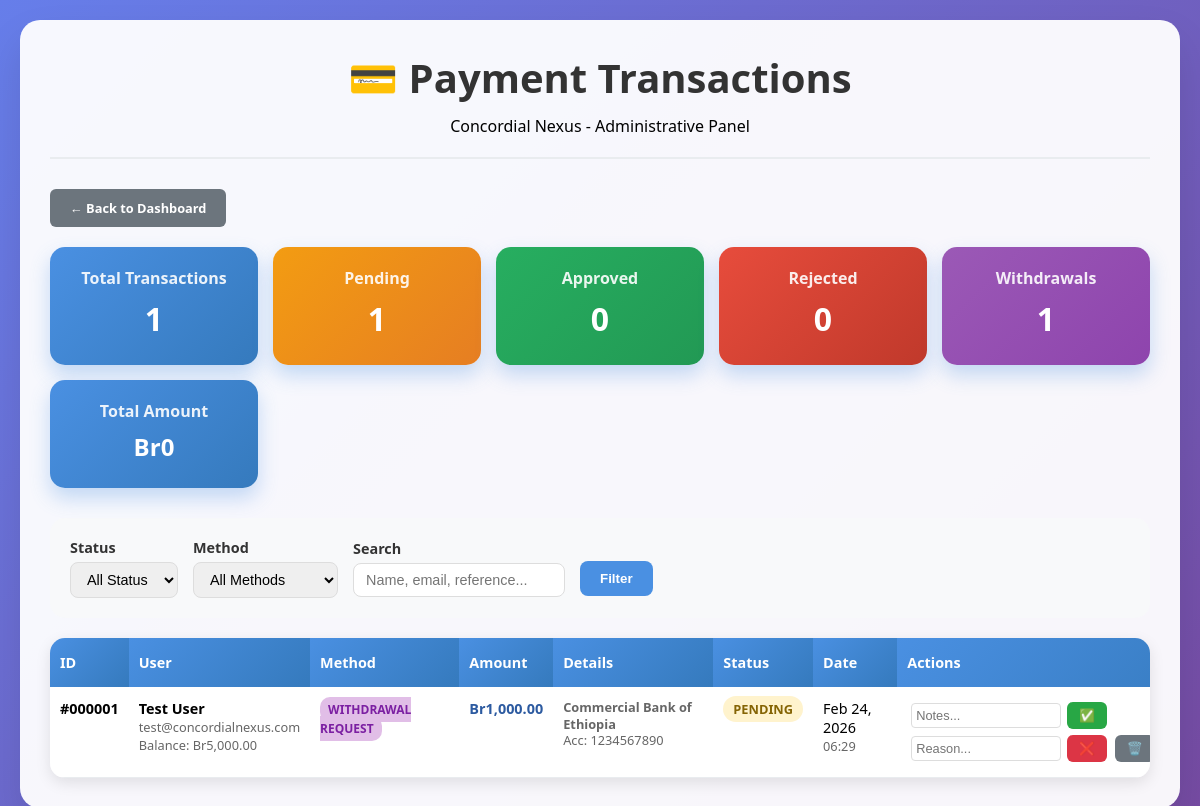
Screenshot of /payment-transactions-new.php (signed in) with the database file from the repository.
### tables this page shows
CREATE TABLE `payment_transactions` (
  `id` int(11) NOT NULL AUTO_INCREMENT,
  `user_id` int(11) NOT NULL,
  `payment_method` enum('mobile_banking','bank_transfer','digital_wallet','withdrawal_request') NOT NULL,
  
   
  `payment_service` varchar(50) NULL COMMENT 'CBE Birr, M-Birr, HelloCash, Amole',
  `mobile_number` varchar(20) NULL,
  
   
  `bank_name` varchar(100) NULL,
  `account_number` varchar(50) NULL,
  `account_holder` varchar(100) NULL,
  `branch_code` varchar(20) NULL,
  
   
  `amount` decimal(15,2) NOT NULL,
  `reference_number` varchar(100) NULL,
  `purpose` varchar(50) NULL COMMENT 'investment, trading, withdrawal, transfer, profit_withdrawal, investment_return, emergency, personal_use',
  
   
  `status` enum('pending','processing','completed','failed','cancelled') DEFAULT 'pending',
  `admin_notes` text NULL,
  `processed_by` int(11) NULL COMMENT 'Admin user ID who processed',
  `processed_at` timestamp NULL,
  
   
  `created_at` timestamp DEFAULT CURRENT_TIMESTAMP,
  `updated_at` timestamp DEFAULT CURRENT_TIMESTAMP ON UPDATE CURRENT_TIMESTAMP,
  
   
  FOREIGN KEY (`user_id`) REFERENCES `users`(`id`) ON DELETE CASCADE,
  FOREIGN KEY (`processed_by`) REFERENCES `users`(`id`) ON DELETE SET NULL,
  
   
  INDEX `idx_user_id` (`user_id`),
  INDEX `idx_payment_method` (`payment_method`),
  INDEX `idx_status` (`status`),
  INDEX `idx_created_at` (`created_at`),
  
  PRIMARY KEY (`id`)
);

CREATE TABLE `users` (
  `id` int(11) NOT NULL AUTO_INCREMENT,
  `email` varchar(255) NOT NULL,
  `password` varchar(255) NOT NULL,
  `full_name` varchar(255) NOT NULL,
  `first_name` varchar(100) NULL COMMENT 'First name for withdrawal verification',
  `last_name` varchar(100) NULL COMMENT 'Last name for withdrawal verification',
  `withdrawal_account_number` varchar(50) NULL COMMENT 'Bank account number for withdrawals',
  `withdrawal_phone` varchar(20) NULL COMMENT 'Phone number for withdrawal verification',
  `user_type` enum('user','admin') DEFAULT 'user',
  `trading_level` int(11) DEFAULT NULL,
  `account_balance` decimal(15,2) DEFAULT 0.00,
  `total_invested` decimal(15,2) DEFAULT 0.00,
  `total_profit` decimal(15,2) DEFAULT 0.00,
  `total_commission` decimal(15,2) DEFAULT 0.00,
  `status` enum('pending','active','inactive','suspended') DEFAULT 'pending',
  `phone` varchar(20) DEFAULT NULL,
  `address` text DEFAULT NULL,
  `city` varchar(100) DEFAULT 'Addis Ababa',
  `country` varchar(100) DEFAULT 'Ethiopia',
  `invitation_code_used` varchar(20) DEFAULT NULL,
  `referral_code` varchar(20) DEFAULT NULL,
  `approved_by` int(11) DEFAULT NULL,
  `approved_at` timestamp NULL DEFAULT NULL,
  `created_at` timestamp NOT NULL DEFAULT current_timestamp(),
  `updated_at` timestamp NOT NULL DEFAULT current_timestamp() ON UPDATE current_timestamp(),
  PRIMARY KEY (`id`),
  UNIQUE KEY `email` (`email`),
  KEY `approved_by` (`approved_by`),
  CONSTRAINT `users_ibfk_1` FOREIGN KEY (`approved_by`) REFERENCES `users` (`id`) ON DELETE SET NULL
);

### payment-transactions-new.php (the view, shortened to what this page needs)
<?php
try {
    $pdo = new PDO("mysql:host=localhost;dbname=concordial_nexus;charset=utf8mb4", "root", "");
    $pdo->setAttribute(PDO::ATTR_ERRMODE, PDO::ERRMODE_EXCEPTION);
    $status_filter = $_GET['status'] ?? 'all';
    $method_filter = $_GET['method'] ?? 'all';
    $search = $_GET['search'] ?? '';
    $params = [];
    $where_clause = '';
    $query = "
        SELECT pt.*, u.full_name, u.email, u.account_balance,
               admin.full_name as processed_by_name
        FROM payment_transactions pt
        JOIN users u ON pt.user_id = u.id
        LEFT JOIN users admin ON pt.processed_by = admin.id
        $where_clause
        ORDER BY pt.created_at DESC
        LIMIT 100
    ";
    $stmt = $pdo->prepare($query);
    $stmt->execute($params);
    $transactions = $stmt->fetchAll();
    $stats = [
        'total' => $pdo->query("SELECT COUNT(*) FROM payment_transactions")->fetchColumn(),
        'pending' => $pdo->query("SELECT COUNT(*) FROM payment_transactions WHERE status = 'pending'")->fetchColumn(),
        'approved' => $pdo->query("SELECT COUNT(*) FROM payment_transactions WHERE status = 'approved'")->fetchColumn(),
        'rejected' => $pdo->query("SELECT COUNT(*) FROM payment_transactions WHERE status = 'rejected'")->fetchColumn(),
        'total_amount' => $pdo->query("SELECT COALESCE(SUM(amount), 0) FROM payment_transactions WHERE status = 'approved'")->fetchColumn(),
        'withdrawals' => $pdo->query("SELECT COUNT(*) FROM payment_transactions WHERE payment_method = 'withdrawal_request'")->fetchColumn(),
        'deposits' => $pdo->query("SELECT COUNT(*) FROM payment_transactions WHERE payment_method != 'withdrawal_request'")->fetchColumn()
    ];
} catch(PDOException $e) {
    $error = "Database error: " . $e->getMessage();
}
?>
<!DOCTYPE html>
<html lang="en">
<head>
</head>
<body>
    <div class="container">
        <div class="header">
            <h1>💳 Payment Transactions</h1>
            <p>Concordial Nexus - Administrative Panel</p>
        </div>
        <a href="dashboard.php" class="btn btn-back">← Back to Dashboard</a>
        <div class="stats-grid">
            <div class="stat-card">
                <h3>Total Transactions</h3>
                <div class="number"><?php echo $stats['total']; ?></div>
            </div>
            <div class="stat-card pending">
                <h3>Pending</h3>
                <div class="number"><?php echo $stats['pending']; ?></div>
            </div>
            <div class="stat-card approved">
                <h3>Approved</h3>
                <div class="number"><?php echo $stats['approved']; ?></div>
            </div>
            <div class="stat-card rejected">
                <h3>Rejected</h3>
                <div class="number"><?php echo $stats['rejected']; ?></div>
            </div>
            <div class="stat-card withdrawals">
                <h3>Withdrawals</h3>
                <div class="number"><?php echo $stats['withdrawals']; ?></div>
            </div>
            <div class="stat-card">
                <h3>Total Amount</h3>
                <div class="number" style="font-size: 1.5rem;">Br<?php echo number_format($stats['total_amount'], 0); ?></div>
            </div>
        </div>
        <form method="GET" class="filters">
            <div class="filter-group">
                <label>Status</label>
                <select name="status">
                    <option value="all" <?php echo $status_filter === 'all' ? 'selected' : ''; ?>>All Status</option>
                </select>
            </div>
            <div class="filter-group">
                <label>Method</label>
                <select name="method">
                    <option value="all" <?php echo $method_filter === 'all' ? 'selected' : ''; ?>>All Methods</option>
                </select>
            </div>
            <div class="filter-group">
                <label>Search</label>
                <input type="text" name="search" value="<?php echo htmlspecialchars($search); ?>" placeholder="Name, email, reference...">
            </div>
            <button type="submit" class="btn-filter">Filter</button>
        </form>
        <div class="transactions-table">
            <table>
                <thead>
                    <tr>
                        <th>ID</th>
                        <th>User</th>
                        <th>Method</th>
                        <th>Amount</th>
                        <th>Details</th>
                        <th>Status</th>
                        <th>Date</th>
                        <th>Actions</th>
                    </tr>
                </thead>
                <tbody>
                    <?php if (empty($transactions)): ?>
                        <tr>
                            <td colspan="8" style="text-align: center; padding: 40px; color: #666;">
                                No transactions found
                            </td>
                        </tr>
                    <?php else: ?>
                        <?php foreach ($transactions as $transaction): ?>
                            <tr>
                                <td><strong>#<?php echo str_pad($transaction['id'], 6, '0', STR_PAD_LEFT); ?></strong></td>
                                <td>
                                    <strong><?php echo htmlspecialchars($transaction['full_name']); ?></strong><br>
                                    <div class="user-info"><?php echo htmlspecialchars($transaction['email']); ?></div>
                                    <div class="user-info">Balance: Br<?php echo number_format($transaction['account_balance'], 2); ?></div>
                                </td>
                                <td>
                                    <span class="method-badge <?php echo $transaction['payment_method']; ?>">
                                        <?php echo str_replace('_', ' ', ucfirst($transaction['payment_method'])); ?>
                                    </span>
                                </td>
                                <td>
                                    <div class="amount">Br<?php echo number_format($transaction['amount'], 2); ?></div>
                                </td>
                                <td>
                                    <div class="transaction-details">
                                        <?php if (isset($transaction['bank_name']) && $transaction['bank_name']): ?>
                                            <strong><?php echo htmlspecialchars($transaction['bank_name']); ?></strong><br>
                                        <?php endif; ?>
                                        <?php if (isset($transaction['account_number']) && $transaction['account_number']): ?>
                                            Acc: <?php echo htmlspecialchars($transaction['account_number']); ?><br>
                                        <?php endif; ?>
                                    </div>
                                </td>
                                <td>
                                    <span class="status <?php echo $transaction['status']; ?>">
                                        <?php echo ucfirst($transaction['status']); ?>
                                    </span>
                                </td>
                                <td>
                                    <?php echo date('M j, Y', strtotime($transaction['created_at'])); ?><br>
                                    <div class="user-info"><?php echo date('H:i', strtotime($transaction['created_at'])); ?></div>
                                </td>
                                <td>
                                    <?php if ($transaction['status'] === 'pending'): ?>
                                        <form method="POST" class="action-form">
                                            <input type="text" name="admin_notes" placeholder="Notes..." class="notes-input">
                                            <button type="submit" class="btn btn-approve" onclick="return confirm('Approve this transaction?')">
                                                ✅
                                            </button>
                                        </form>
                                        <form method="POST" class="action-form">
                                            <input type="text" name="admin_notes" placeholder="Reason..." class="notes-input">
                                            <button type="submit" class="btn btn-reject" onclick="return confirm('Reject this transaction?')">
                                                ❌
                                            </button>
                                        </form>
                                    <?php endif; ?>
                                    <form method="POST" class="action-form">
                                        <button type="submit" class="btn btn-delete" onclick="return confirm('Delete this transaction? This cannot be undone!')">
                                            🗑️
                                        </button>
                                    </form>
                                </td>
                            </tr>
                        <?php endforeach; ?>
                    <?php endif; ?>
                </tbody>
            </table>
        </div>
    </div>
</body>
</html>

### payment-transactions-new.php (style rules this page uses)
* { margin: 0; padding: 0; box-sizing: border-box; }
body { font-family: 'Segoe UI', Tahoma, Geneva, Verdana, sans-serif; background: linear-gradient(135deg, #667eea 0%, #764ba2 100%); min-height: 100vh; padding: 20px; }
.container { max-width: 1600px; margin: 0 auto; background: rgba(255, 255, 255, 0.95); border-radius: 20px; padding: 30px; box-shadow: 0 20px 40px rgba(0,0,0,0.1); }
.header { text-align: center; margin-bottom: 30px; padding-bottom: 20px; border-bottom: 2px solid #e9ecef; }
.header h1 { color: #333; font-size: 2.5rem; margin-bottom: 10px; }
.stats-grid { display: grid; grid-template-columns: repeat(auto-fit, minmax(200px, 1fr)); gap: 15px; margin-bottom: 30px; }
.stat-card { background: linear-gradient(135deg, #4a90e2, #357abd); color: white; padding: 20px; border-radius: 15px; text-align: center; box-shadow: 0 10px 20px rgba(74, 144, 226, 0.3); }
.stat-card.pending { background: linear-gradient(135deg, #f39c12, #e67e22); }
.stat-card.approved { background: linear-gradient(135deg, #27ae60, #229954); }
.stat-card.rejected { background: linear-gradient(135deg, #e74c3c, #c0392b); }
.stat-card.withdrawals { background: linear-gradient(135deg, #9b59b6, #8e44ad); }
.stat-card h3 { font-size: 1rem; margin-bottom: 8px; opacity: 0.9; }
.stat-card .number { font-size: 2rem; font-weight: bold; margin-bottom: 5px; }
.filters { background: #f8f9fa; padding: 20px; border-radius: 15px; margin-bottom: 20px; display: flex; gap: 15px; flex-wrap: wrap; align-items: center; }
.filter-group { display: flex; flex-direction: column; gap: 5px; }
.filter-group label { font-weight: 600; color: #333; font-size: 0.9rem; }
.filter-group select, .filter-group input { padding: 8px 12px; border: 1px solid #ddd; border-radius: 8px; font-size: 0.9rem; }
.btn-filter { background: #4a90e2; color: white; padding: 10px 20px; border: none; border-radius: 8px; cursor: pointer; font-weight: 600; margin-top: 20px; }
.transactions-table { background: white; border-radius: 15px; overflow: hidden; box-shadow: 0 5px 15px rgba(0,0,0,0.1); overflow-x: auto; }
table { width: 100%; border-collapse: collapse; min-width: 1200px; }
th { background: linear-gradient(135deg, #4a90e2, #357abd); color: white; padding: 15px 10px; text-align: left; font-weight: 600; font-size: 0.9rem; }
td { padding: 12px 10px; border-bottom: 1px solid #e9ecef; vertical-align: top; font-size: 0.9rem; }
.status { padding: 4px 10px; border-radius: 15px; font-size: 0.8rem; font-weight: 600; text-transform: uppercase; }
.status.pending { background: #fff3cd; color: #856404; }
.method-badge { padding: 4px 8px; border-radius: 10px; font-size: 0.75rem; font-weight: 600; text-transform: uppercase; }
.method-badge.withdrawal_request { background: #e1bee7; color: #7b1fa2; }
.action-form { display: inline-block; margin: 2px; }
.btn { padding: 6px 12px; border: none; border-radius: 6px; cursor: pointer; font-size: 0.8rem; font-weight: 600; text-decoration: none; display: inline-block; transition: transform 0.2s; }
.btn-approve { background: #28a745; color: white; }
.btn-reject { background: #dc3545; color: white; }
.btn-delete { background: #6c757d; color: white; }
.btn-back { background: #6c757d; color: white; margin-bottom: 20px; padding: 10px 20px; }
.notes-input { width: 150px; padding: 4px; border: 1px solid #ddd; border-radius: 4px; margin: 2px; font-size: 0.8rem; }
.user-info { font-size: 0.8rem; color: #666; }
.amount { font-weight: bold; color: #2c5aa0; }
.transaction-details { font-size: 0.8rem; color: #666; line-height: 1.3; }

### rows the page displays
payment_transactions: id "000001", user.full_name "Test User", user.email "test@concordialnexus.com", user.account_balance "5,000.00", payment_method "WITHDRAWAL REQUEST", amount "1,000.00", bank_name "Commercial Bank of Ethiopia", account_number "1234567890", status "PENDING", created_at "Feb 24, 2026", created_at "06:29"

### other values shown
$stats['total'] "1"
$stats['pending'] "1"
$stats['approved'] "0"
$stats['rejected'] "0"
$stats['withdrawals'] "1"
$stats['total_amount'] "0"
